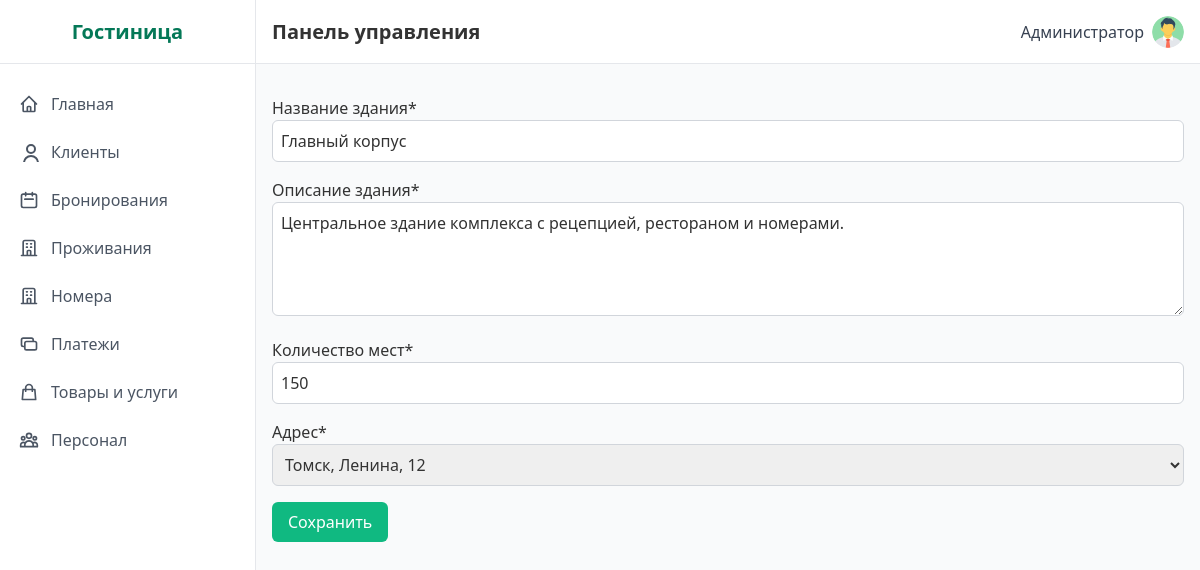
/buildings/1/edit/ (signed in), run on the app's committed database.
### hotel/models.py (models this page shows, shortened)
class Building(models.Model):
    name = models.CharField('Название гостиницы', max_length=200)
    description = models.TextField('Описание здания')
    capacity = models.IntegerField('Количество мест')
    address = models.ForeignKey(Address, on_delete=models.CASCADE, verbose_name='Адрес', related_name='buildings')
    products = models.ManyToManyField(Product, through='BuildingProducts', verbose_name='Товары')
    services = models.ManyToManyField(Service, through='BuildingServices', verbose_name='Услуги')
    class Meta:
        verbose_name = 'Гостиница'
        verbose_name_plural = 'Гостиницы'

### hotel/views.py (the view)
# urls.py: path('buildings/<int:pk>/edit/', views.BuildingUpdateView.as_view(), name='building_edit'),
class BuildingUpdateView(ProtectedView, UpdateView):
    model = Building
    form_class = BuildingForm
    template_name = 'hotel/building_form.html'
    success_url = reverse_lazy('building_list')

### hotel/forms.py
class BuildingForm(forms.ModelForm):
    class Meta:
        model = Building
        fields = ['name', 'description', 'capacity', 'address']
        labels = {
            'name': 'Название здания',
        }
        widgets = {
            'name': forms.TextInput(attrs=DEFAULT_TEXT_INPUT),
            'description': forms.Textarea(attrs=DEFAULT_TEXTAREA),
            'capacity': forms.NumberInput(attrs=DEFAULT_NUMBER_INPUT),
            'address': forms.Select(attrs=DEFAULT_SELECT),
        }

### hotel/models.py (called while the page is built)
    def __str__(self):
        return f"{self.city}, {self.street}, {self.house}"

### templates/hotel/building_form.html (shortened to what this page needs)
{% extends 'base.html' %}
{% load crispy_forms_tags %}
{% block content %}
  <form method="post" class="space-y-4">
    {{ form|crispy }}
    <button type="submit" class="btn-primary">Сохранить</button>
  </form>
{% endblock %}

### templates/base.html (shortened to what this page needs)
{% load static %}
<!DOCTYPE html>
<html lang="ru">
<head>
  <link href="https://cdnjs.cloudflare.com/ajax/libs/tailwindcss/2.2.19/tailwind.min.css" rel="stylesheet">
  <link href="{% static 'css/style.css' %}" rel="stylesheet">
</head>
<body class="flex h-screen bg-gray-50">
  {% if request.user.is_authenticated %}
<div class="sidebar w-64 flex-shrink-0 hidden md:block" id="sidebar">
  <div class="sidebar-brand flex items-center justify-center h-16 border-b border-gray-200">
    <h2 class="text-xl font-semibold text-green-700">Гостиница</h2>
  </div>
  <div class="py-4">
    <a href="{% url 'dashboard' %}"
       class="sidebar-link {% if request.resolver_match.url_name == 'dashboard' %}active{% endif %}">
      <span class="flex items-center">
        <svg class="w-5 h-5 mr-3" fill="none" stroke="currentColor" viewBox="0 0 24 24">
          <path stroke-linecap="round" stroke-linejoin="round" stroke-width="2"
                d="M3 12l2-2m0 0l7-7 7 7M5 10v10a1 1 0 001 1h3m10-11l2 2m-2-2v10a1 1 0
                   01-1 1h-3m-6 0a1 1 0 001-1v-4a1 1 0 011-1h2a1 1 0 011 1v4a1 1 0
                   001 1m-6 0h6"/>
        </svg>
        Главная
      </span>
    </a>
    <a href="{% url 'client_list' %}"
       class="sidebar-link {% if request.resolver_match.url_name == 'client_list' %}active{% endif %}">
      <span class="flex items-center">
        <svg class="w-5 h-5 mr-3" fill="none" stroke="currentColor" viewBox="0 0 24 24 desalination">
          <path stroke-linecap="round" stroke-linejoin="round" stroke-width="2"
                d="M16 7a4 4 0 11-8 0 4 4 0 018 0zM12 14a7 7 0
                   00-7 7h14a7 7 0 00-7-7z"/>
        </svg>
        Клиенты
      </span>
    </a>
    <a href="{% url 'booking_list' %}"
       class="sidebar-link {% if request.resolver_match.url_name == 'booking_list' %}active{% endif %}">
      <span class="flex items-center">
        <svg class="w-5 h-5 mr-3" fill="none" stroke="currentColor" viewBox="0 0 24 24">
          <path stroke-linecap="round" stroke-linejoin="round" stroke-width="2"
                d="M8 7V3m8 4V3m-9 8h10M5 21h14a2
                   2 0 002-2V7a2 2 0 00-2-2H5a2 2 0
                   00-2 2v12a2 2 0 002 2z"/>
        </svg>
        Бронирования
      </span>
    </a>
    <a href="{% url 'accommodation_list' %}"
       class="sidebar-link {% if request.resolver_match.url_name == 'accommodation_list' %}active{% endif %}">
      <span class="flex items-center">
        <svg class="w-5 h-5 mr-3" fill="none" stroke="currentColor" viewBox="0 0 24 24">
          <path stroke-linecap="round" stroke-linejoin="round" stroke-width="2"
                d="M19 21V5a2 2 0 00-2-2H7a2 2 0
                   00-2 2v16m14 0h2m-2 0h-5m-9 0H3m2
                   0h5M9 7h1m-1 4h1m4-4h1m-1
                   4h1m-5 10v-5a1 1 0 011-1h2a1
                   1 0 011 1v5m-4 0h4"/>
        </svg>
        Проживания
      </span>
    </a>
    <a href="{% url 'room_list' %}"
       class="sidebar-link {% if request.resolver_match.url_name == 'room_list' %}active{% endif %}">
      <span class="flex items-center">
        <svg class="w-5 h-5 mr-3" fill="none" stroke="currentColor" viewBox="0 0 24 24">
          <path stroke-linecap="round" stroke-linejoin="round" stroke-width="2"
                d="M19 21V5a2 2 0 00-2-2H7a2 2 0
                   00-2 2v16m14 0h2m-2 0h-5m-9 0H3m2
                   0h5M9 7h1m-1 4h1m4-4h1m-1
                   4h1m-5 10v-5a1 1 0 011-1h2a1
                   1 0 011 1v5m-4 0h4"/>
        </svg>
        Номера
      </span>
    </a>
    <a href="{% url 'payment_list' %}"
       class="sidebar-link {% if request.resolver_match.url_name == 'payment_list' %}active{% endif %}">
      <span class="flex items-center">
        <svg class="w-5 h-5 mr-3" fill="none" stroke="currentColor" viewBox="0 0 24 24">
          <path stroke-linecap="round" stroke-linejoin="round" stroke-width="2"
                d="M17 9V7a2 2 0 00-2-2H5a2
                   2 0 00-2 2v6a2 2 0 002 2h2m2
                   4h10a2 2 0 002-2v-6a2 2 0
                   00-2-2H9a2 2 0 00-2 2v6a2
                   2 0 002 2z"/>
        </svg>
        Платежи
      </span>
    </a>
    <a href="{% url 'inventory_orders' %}"
       class="sidebar-link {% if request.resolver_match.url_name == 'inventory_orders' %}active{% endif %}">
      <span class="flex items-center">
        <svg class="w-5 h-5 mr-3" fill="none" stroke="currentColor" viewBox="0 0 24 24">
          <path stroke-linecap="round" stroke-linejoin="round" stroke-width="2"
                d="M16 11V7a4 4 0 00-8 0v4M5
                   9h14l1 12H4L5 9z"/>
        </svg>
        Товары и услуги
      </span>
    </a>
    <a href="{% url 'employee_list' %}"
       class="sidebar-link {% if request.resolver_match.url_name == 'employee_list' %}active{% endif %}">
      <span class="flex items-center">
        Персонал
      </span>
    </a>
  </div>
</div>
{% endif %}
    <div class="flex-1 flex flex-col overflow-hidden">
        <header class="header flex items-center justify-between h-16 px-4 border-b border-gray-200">
            <div class="flex items-center">
                <h1 class="text-xl font-semibold">Панель управления</h1>
            </div>
            <div class="flex items-center space-x-4">
{% if request.user.is_authenticated %}
<div class="relative inline-block text-left">
  <button id="userMenuButton"
          class="flex items-center space-x-2 focus:outline-none">
    <span class="text-gray-700">
      {{ request.user.get_full_name|default:request.user.username }}
    </span>
    <img src="{{ request.user.profile.avatar_url|default:'/static/images/default-avatar.png' }}"
         alt="Аватар"
         class="w-8 h-8 rounded-full object-cover">
  </button>
</div>
{% endif %}
</div>
        </header>
        <main class="flex-1 overflow-y-auto p-4 bg-gray-50">
            {% block content %}{% endblock %}
        </main>
    </div>
</body>
</html>

### static/css/style.css (style rules this page uses)
:root { --primary-green: #10b981; --dark-green: #047857; --light-green: #a7f3d0; --bg-green: #ecfdf5; --border-gray: #e5e7eb; }
body { font-family: 'Segoe UI', Tahoma, Geneva, Verdana, sans-serif; background-color: var(--bg-green); color: #333; }
.sidebar { background-color: white; border-right: 1px solid var(--border-gray); }
.sidebar > div:first-child { border-bottom: 1px solid var(--border-gray); }
.sidebar-link { display: block; padding: 0.75rem 1rem; color: #4b5563; border-left: 3px solid transparent; transition: background-color .2s, border-color .2s; }
.sidebar .sidebar-brand { width: 100%; border-bottom: 1px solid var(--border-gray); }
.header { background-color: white; border-bottom: 1px solid var(--border-gray); box-shadow: 0 1px 3px rgba(0,0,0,0.05); }
.btn-primary { background-color: var(--primary-green); color: white; padding: 0.5rem 1rem; border-radius: 0.375rem; font-weight: 500; transition: background-color .2s; display: inline-block; text-decoration: none; }
input[type="text"], input[type="email"], input[type="date"], input[type="number"], select, textarea { border: 1px solid #d1d5db; border-radius: 0.375rem; padding: 0.5rem; width: 100%; font-size: 1rem; transition: border-color .2s; }
.rounded { border-radius: 0.375rem !important; }

### data on the page
Building: name "Главный корпус", description "Центральное здание комплекса с рецепцией, рестораном и номерами.", capacity "150", address "Томск, Ленина, 12"

### other printed values
{{ request.user.get_full_name|default:request.user.username }} "Администратор"
